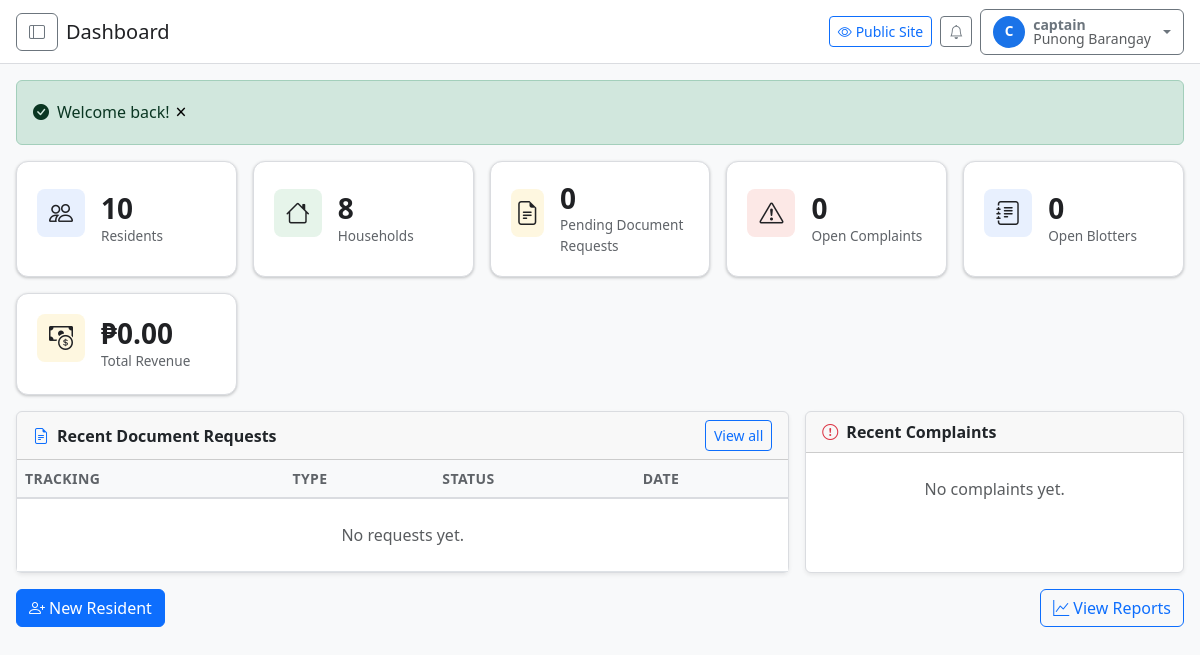
The page /admin/dashboard (signed in) on the database its author committed.
### tables this page shows
CREATE TABLE `users` (
  `id` INT UNSIGNED NOT NULL AUTO_INCREMENT,
  `username` VARCHAR(50) NOT NULL,
  `email` VARCHAR(150) NOT NULL,
  `password_hash` VARCHAR(255) NOT NULL,
  `first_name` VARCHAR(100) NULL DEFAULT NULL,
  `last_name` VARCHAR(100) NULL DEFAULT NULL,
  `role` ENUM('captain','kagawad','secretary','treasurer','bhw','tanod','census','sk_chair','resident') NOT NULL DEFAULT 'resident',
  `status` ENUM('active','inactive','suspended') NOT NULL DEFAULT 'active',
  `email_verified_at` TIMESTAMP NULL DEFAULT NULL,
  `last_login_at` TIMESTAMP NULL DEFAULT NULL,
  `remember_token` VARCHAR(100) NULL DEFAULT NULL,
  `created_at` TIMESTAMP NOT NULL DEFAULT CURRENT_TIMESTAMP,
  `updated_at` TIMESTAMP NOT NULL DEFAULT CURRENT_TIMESTAMP ON UPDATE CURRENT_TIMESTAMP,
  `deleted_at` TIMESTAMP NULL DEFAULT NULL,
  PRIMARY KEY (`id`),
  UNIQUE KEY `uk_users_username` (`username`),
  UNIQUE KEY `uk_users_email` (`email`),
  INDEX `idx_users_role` (`role`),
  INDEX `idx_users_status` (`status`)
);

CREATE TABLE `residents` (
  `id` INT UNSIGNED NOT NULL AUTO_INCREMENT,
  `household_id` INT UNSIGNED NULL,
  `purok_id` INT UNSIGNED NULL,
  `national_id` VARCHAR(30) NULL,
  `first_name` VARCHAR(100) NOT NULL,
  `middle_name` VARCHAR(100) NULL,
  `last_name` VARCHAR(100) NOT NULL,
  `suffix` VARCHAR(10) NULL,
  `sex` ENUM('male','female') NOT NULL,
  `birthdate` DATE NOT NULL,
  `civil_status` ENUM('single','married','widowed','separated','divorced') NOT NULL DEFAULT 'single',
  `blood_type` VARCHAR(5) NULL,
  `disability_type` ENUM('none','visual','hearing','motor','speech','intellectual','psychosocial','multiple') NOT NULL DEFAULT 'none',
  `is_pwd` TINYINT(1) NOT NULL DEFAULT 0,
  `is_senior` TINYINT(1) NOT NULL DEFAULT 0,
  `is_voter` TINYINT(1) NOT NULL DEFAULT 0,
  `educational_attainment` ENUM('none','elementary','high_school','vocational','college','post_graduate') NULL,
  `occupation` VARCHAR(100) NULL,
  `monthly_income` DECIMAL(12,2) NULL,
  `phone` VARCHAR(20) NULL,
  `email` VARCHAR(150) NULL,
  `photo` VARCHAR(255) NULL,
  `status` ENUM('active','deceased','moved_out','inactive') NOT NULL DEFAULT 'active',
  `is_approved` TINYINT(1) NOT NULL DEFAULT 0,
  `created_at` TIMESTAMP NOT NULL DEFAULT CURRENT_TIMESTAMP,
  `updated_at` TIMESTAMP NOT NULL DEFAULT CURRENT_TIMESTAMP ON UPDATE CURRENT_TIMESTAMP,
  `deleted_at` TIMESTAMP NULL DEFAULT NULL,
  PRIMARY KEY (`id`),
  INDEX `idx_residents_household_id` (`household_id`),
  INDEX `idx_residents_purok_id` (`purok_id`),
  INDEX `idx_residents_last_name` (`last_name`),
  INDEX `idx_residents_first_name` (`first_name`),
  INDEX `idx_residents_status` (`status`),
  INDEX `idx_residents_sex` (`sex`),
  INDEX `idx_residents_birthdate` (`birthdate`),
  INDEX `idx_residents_civil_status` (`civil_status`),
  INDEX `idx_residents_is_voter` (`is_voter`),
  INDEX `idx_residents_is_pwd` (`is_pwd`),
  INDEX `idx_residents_is_senior` (`is_senior`),
  INDEX `idx_residents_national_id` (`national_id`),
  CONSTRAINT `fk_residents_household` FOREIGN KEY (`household_id`) REFERENCES `households` (`id`) ON DELETE SET NULL,
  CONSTRAINT `fk_residents_purok` FOREIGN KEY (`purok_id`) REFERENCES `puroks` (`id`) ON DELETE SET NULL
);

### views/admin/dashboard/index.php (the view, shortened to what the rows shown need)
<div class="stats-grid">
    <div class="stat-card d-flex align-items-center gap-3">
        <div class="stat-icon blue d-flex align-items-center justify-content-center" aria-hidden="true"><i class="bi bi-people"></i></div>
        <div>
            <div class="stat-value" data-read-aloud="Residents"><?= number_format($stats['residents']) ?></div>
            <div class="stat-label">Residents</div>
        </div>
    </div>
    <div class="stat-card d-flex align-items-center gap-3">
        <div class="stat-icon green d-flex align-items-center justify-content-center" aria-hidden="true"><i class="bi bi-house"></i></div>
        <div>
            <div class="stat-value" data-read-aloud="Households"><?= number_format($stats['households']) ?></div>
            <div class="stat-label">Households</div>
        </div>
    </div>
    <div class="stat-card d-flex align-items-center gap-3">
        <div class="stat-icon yellow d-flex align-items-center justify-content-center" aria-hidden="true"><i class="bi bi-file-earmark-text"></i></div>
        <div>
            <div class="stat-value" data-read-aloud="Pending Requests"><?= number_format($stats['pending_requests']) ?></div>
            <div class="stat-label">Pending Document Requests</div>
        </div>
    </div>
    <div class="stat-card d-flex align-items-center gap-3">
        <div class="stat-icon red d-flex align-items-center justify-content-center" aria-hidden="true"><i class="bi bi-exclamation-triangle"></i></div>
        <div>
            <div class="stat-value" data-read-aloud="Open Complaints"><?= number_format($stats['open_complaints']) ?></div>
            <div class="stat-label">Open Complaints</div>
        </div>
    </div>
    <div class="stat-card d-flex align-items-center gap-3">
        <div class="stat-icon blue d-flex align-items-center justify-content-center" aria-hidden="true"><i class="bi bi-journal-text"></i></div>
        <div>
            <div class="stat-value" data-read-aloud="Open Blotters"><?= number_format($stats['open_blotters']) ?></div>
            <div class="stat-label">Open Blotters</div>
        </div>
    </div>
    <div class="stat-card d-flex align-items-center gap-3">
        <div class="stat-icon yellow d-flex align-items-center justify-content-center" aria-hidden="true"><i class="bi bi-cash-coin"></i></div>
        <div>
            <div class="stat-value" data-read-aloud="Total Revenue"><?= format_currency($stats['total_revenue']) ?></div>
            <div class="stat-label">Total Revenue</div>
        </div>
    </div>
</div>
<div class="row g-3">
    <div class="col-lg-8">
        <div class="card shadow-sm h-100">
            <div class="card-header d-flex justify-content-between align-items-center">
                <span><i class="bi bi-file-earmark-text me-2 text-primary"></i>Recent Document Requests</span>
                <a href="<?= admin_url('clearances') ?>" class="btn btn-sm btn-outline-primary">View all</a>
            </div>
            <div class="table-responsive">
                <table class="table table-hover align-middle mb-0">
                    <thead>
                        <tr><th>Tracking</th><th>Type</th><th>Status</th><th>Date</th></tr>
                    </thead>
                    <tbody>
                        <?php if (empty($recentRequests)): ?>
                            <tr><td colspan="4" class="text-center text-muted py-4">No requests yet.</td></tr>
                        <?php endif; ?>
                    </tbody>
                </table>
            </div>
        </div>
    </div>
    <div class="col-lg-4">
        <div class="card shadow-sm h-100">
            <div class="card-header d-flex align-items-center"><i class="bi bi-exclamation-circle me-2 text-danger"></i>Recent Complaints</div>
            <div class="list-group list-group-flush">
                <?php if (empty($recentComplaints)): ?>
                    <div class="list-group-item text-muted text-center py-4">No complaints yet.</div>
                <?php endif; ?>
            </div>
        </div>
    </div>
</div>
<div class="d-flex justify-content-between align-items-center mt-3">
    <a href="<?= admin_url('residents/create') ?>" class="btn btn-primary"><i class="bi bi-person-plus me-1"></i>New Resident</a>
    <a href="<?= admin_url('reports') ?>" class="btn btn-outline-primary"><i class="bi bi-graph-up me-1"></i>View Reports</a>
</div>

### views/admin/layouts/main.php (shortened to what the rows shown need)
<?php
$adminUser = \Auth::user();
$userModel = new \Models\User();
?>
<!DOCTYPE html>
<html lang="en" data-theme="light" data-font-scale="100">
<head>
    <link href="https://cdn.jsdelivr.net/npm/bootstrap@5.3.3/dist/css/bootstrap.min.css" rel="stylesheet">
    <link href="https://cdn.jsdelivr.net/npm/bootstrap-icons@1.11.3/font/bootstrap-icons.min.css" rel="stylesheet">
    <link rel="stylesheet" href="<?= asset('css/main.css') ?>">
    <link rel="stylesheet" href="<?= asset('css/admin.css') ?>">
    <link rel="stylesheet" href="<?= asset('css/accessibility.css') ?>" id="accessibility-css">
</head>
<body>
<div class="wrapper d-flex">
    <div class="content flex-grow-1 d-flex flex-column">
        <header class="admin-topbar d-flex align-items-center justify-content-between px-3 py-2">
            <div class="d-flex align-items-center gap-2">
                <button class="btn btn-outline-secondary d-none d-lg-inline-flex" data-bs-toggle="offcanvas" data-bs-target="#adminSidebar" aria-label="Toggle menu"><i class="bi bi-layout-sidebar"></i></button>
                <strong class="h5 mb-0"><?= e($title ?? 'Dashboard') ?></strong>
            </div>
            <div class="d-flex align-items-center gap-2">
                <a href="<?= url('') ?>" class="btn btn-outline-primary btn-sm"><i class="bi bi-eye me-1"></i>Public Site</a>
                <a href="<?= admin_url('notifications') ?>" class="btn btn-outline-secondary btn-sm position-relative" aria-label="Notifications"><i class="bi bi-bell"></i></a>
                <div class="dropdown">
                    <button class="btn btn-outline-secondary dropdown-toggle d-flex align-items-center gap-2" type="button"
                            data-bs-toggle="dropdown" aria-expanded="false">
                        <span class="avatar rounded-circle d-flex align-items-center justify-content-center"><?= e(strtoupper(mb_substr($adminUser['username'] ?? 'U', 0, 1))) ?></span>
                        <span class="d-none d-md-flex flex-column lh-1 text-start">
                            <span class="small fw-semibold"><?= e($adminUser['username'] ?? 'Admin') ?></span>
                            <span class="small text-muted"><?= e($userModel->getRoleName($adminUser['role'])) ?></span>
                        </span>
                    </button>
                </div>
            </div>
        </header>
        <main class="admin-content flex-grow-1 p-3">
            <?php if ($success = flash('success')): ?>
                <div class="alert alert-success d-flex align-items-center" role="alert"><i class="bi bi-check-circle-fill me-2"></i><div><?= e($success) ?></div></div>
            <?php endif; ?>
            <?= $content ?>
        </main>
    </div>
</div>
</body>
</html>

### rows shown on the page
users: username "C", username "captain", role "Punong Barangay"
residents: id "8", is_pwd "0", is_pwd "₱0.00"

### other values the page prints
$title "Dashboard"
$success "Welcome back!"
$stats['residents'] "10"
